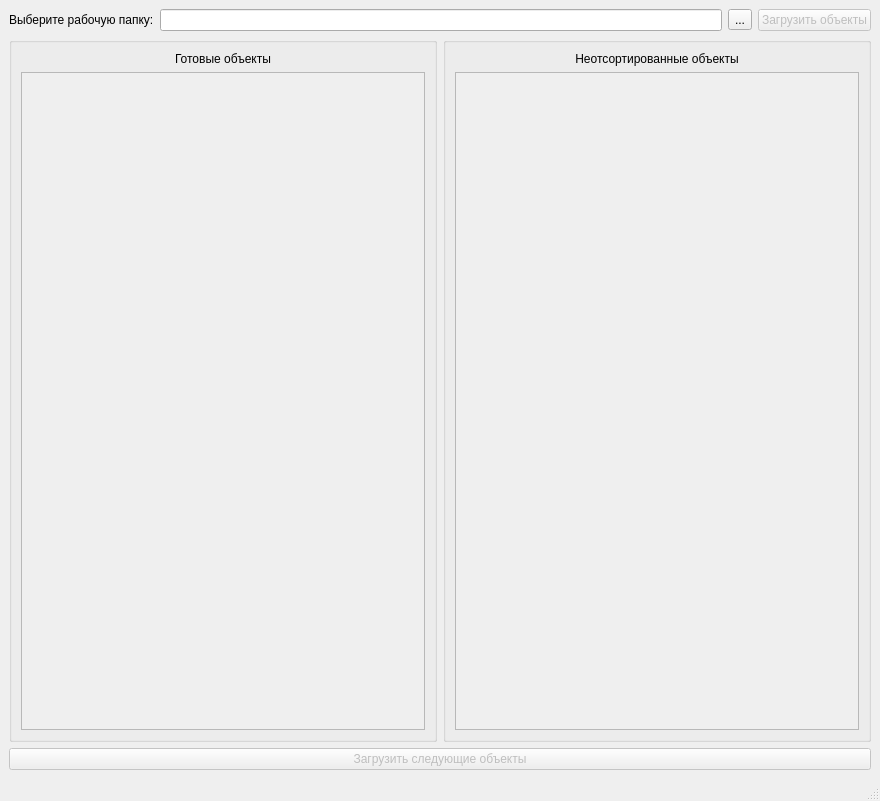
<?xml version="1.0" encoding="UTF-8"?>
<ui version="4.0">
 <class>MainWindow</class>
 <widget class="QMainWindow" name="MainWindow">
  <property name="geometry">
   <rect>
    <x>0</x>
    <y>0</y>
    <width>880</width>
    <height>801</height>
   </rect>
  </property>
  <property name="windowTitle">
   <string>MainWindow</string>
  </property>
  <widget class="QWidget" name="centralwidget">
   <layout class="QVBoxLayout" name="verticalLayout_5">
    <item>
     <layout class="QHBoxLayout" name="horizontalLayout">
      <item>
       <widget class="QLabel" name="label_3">
        <property name="text">
         <string>Выберите рабочую папку:</string>
        </property>
       </widget>
      </item>
      <item>
       <widget class="QLineEdit" name="lineEdit_work_dir">
        <property name="dragEnabled">
         <bool>false</bool>
        </property>
        <property name="readOnly">
         <bool>true</bool>
        </property>
       </widget>
      </item>
      <item>
       <widget class="QToolButton" name="toolButton_select_work_dir">
        <property name="text">
         <string>...</string>
        </property>
       </widget>
      </item>
      <item>
       <widget class="QPushButton" name="pushButton_open_xgtf_files">
        <property name="enabled">
         <bool>false</bool>
        </property>
        <property name="text">
         <string>Загрузить объекты</string>
        </property>
       </widget>
      </item>
     </layout>
    </item>
    <item>
     <layout class="QVBoxLayout" name="verticalLayout">
      <item>
       <layout class="QHBoxLayout" name="horizontalLayout_2">
        <item>
         <widget class="QGroupBox" name="groupBox">
          <property name="title">
           <string/>
          </property>
          <layout class="QVBoxLayout" name="verticalLayout_2">
           <item>
            <widget class="QLabel" name="label">
             <property name="sizePolicy">
              <sizepolicy hsizetype="Preferred" vsizetype="Maximum">
               <horstretch>0</horstretch>
               <verstretch>0</verstretch>
              </sizepolicy>
             </property>
             <property name="text">
              <string>Готовые объекты</string>
             </property>
             <property name="alignment">
              <set>Qt::AlignCenter</set>
             </property>
            </widget>
           </item>
           <item>
            <widget class="QScrollArea" name="scrollArea_2">
             <property name="widgetResizable">
              <bool>true</bool>
             </property>
             <widget class="QWidget" name="scrollAreaWidgetContents_2">
              <property name="geometry">
               <rect>
                <x>0</x>
                <y>0</y>
                <width>404</width>
                <height>637</height>
               </rect>
              </property>
              <layout class="QVBoxLayout" name="verticalLayout_4">
               <item>
                <layout class="QGridLayout" name="gridLayout_sorted_objects"/>
               </item>
              </layout>
             </widget>
            </widget>
           </item>
          </layout>
         </widget>
        </item>
        <item>
         <widget class="QGroupBox" name="groupBox_2">
          <property name="title">
           <string/>
          </property>
          <layout class="QVBoxLayout" name="verticalLayout_3">
           <item>
            <widget class="QLabel" name="label_2">
             <property name="sizePolicy">
              <sizepolicy hsizetype="Preferred" vsizetype="Maximum">
               <horstretch>0</horstretch>
               <verstretch>0</verstretch>
              </sizepolicy>
             </property>
             <property name="text">
              <string>Неотсортированные объекты</string>
             </property>
             <property name="alignment">
              <set>Qt::AlignCenter</set>
             </property>
            </widget>
           </item>
           <item>
            <widget class="QScrollArea" name="scrollArea">
             <property name="widgetResizable">
              <bool>true</bool>
             </property>
             <widget class="QWidget" name="scrollAreaWidgetContents">
              <property name="geometry">
               <rect>
                <x>0</x>
                <y>0</y>
                <width>404</width>
                <height>637</height>
               </rect>
              </property>
              <layout class="QVBoxLayout" name="verticalLayout_6">
               <item>
                <layout class="QGridLayout" name="gridLayout_not_sorted_objects"/>
               </item>
              </layout>
             </widget>
            </widget>
           </item>
          </layout>
         </widget>
        </item>
       </layout>
      </item>
     </layout>
    </item>
    <item>
     <widget class="QPushButton" name="pushButton_load_next_objects">
      <property name="enabled">
       <bool>false</bool>
      </property>
      <property name="text">
       <string>Загрузить следующие объекты</string>
      </property>
     </widget>
    </item>
   </layout>
  </widget>
  <widget class="QMenuBar" name="menubar">
   <property name="geometry">
    <rect>
     <x>0</x>
     <y>0</y>
     <width>880</width>
     <height>21</height>
    </rect>
   </property>
  </widget>
  <widget class="QStatusBar" name="statusbar"/>
 </widget>
 <resources/>
 <connections/>
</ui>
